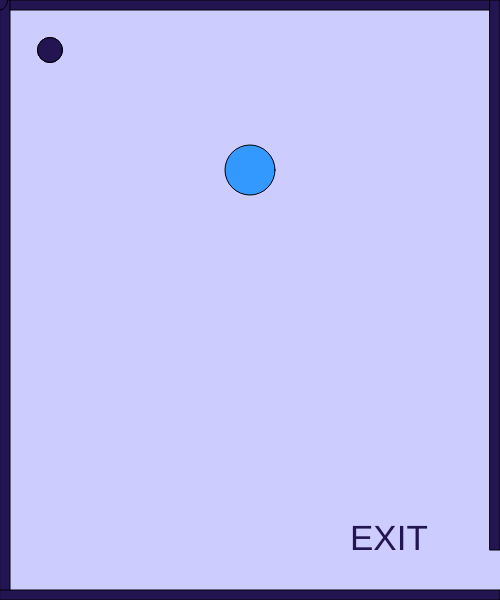
Frame 1 (no input)
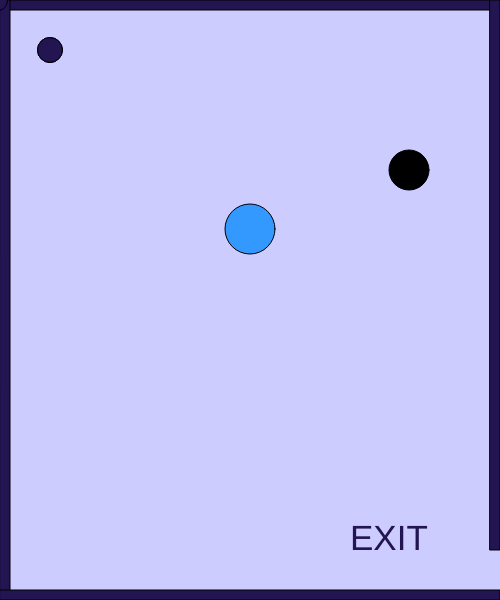
Frame 60 (no input)
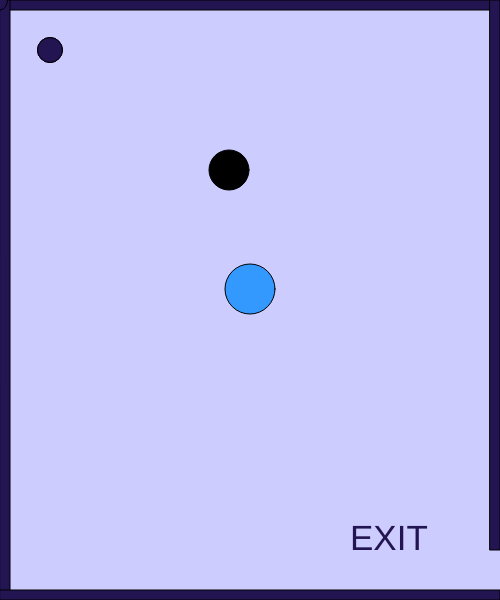
Frame 120 (the mouse pressed at the canvas centre since frame 60)

The p5.js sketch that drew these frames (run headless with seeded random() and noise() and a simulated clock; from frame 60 on, the mouse is pressed at the canvas centre):

// p5.js sketch
// ── sketch.js
 var x = 50;
    var y = 50;
    var diameter = 25;
    var mousex = 0;
    var mousey = 0;

//enemy

    var headX = 250;
    var headY = 170;
    var headDirection = 3;

//enemy 2

    var enemyX = 250
    var enemyY = 170
    var enemyDirection = 1

    function setup() 
    {
      createCanvas(500, 600);
    }



    function draw() 
    {
      background(204,204,255);
      fill(35, 21, 81);
      circle(x, y, diameter);
      
       //head
      fill(0);
      ellipse(headX,headY,40)
      headX+=headDirection
  if(headX >= 418 || headX <= 82)
    {
        headDirection *= -1;
    }
      
      //enemy 2
    fill(51,153,255);
    circle(enemyX,enemyY,50);
    enemyY += enemyDirection;
    if(enemyY <= 100 || enemyY >= 400 )
    {
      enemyDirection *= -1
    }
      
      createCharacter()
      
      
       //border
      
    rect(0,0,width,10);

    rect(0,0,10,height);
    
    rect(0, height-10,width, 10);
   
    rect(width-10,0,10,height-50);
      
    // exit message
    textSize(35);
    text("EXIT", width-150,height-50)
    

      if (keyIsDown(83)) 
      {
        y += 10;
      } 
      else if (keyIsDown(87)) 
      {
        y -= 10;
      }

      if (y >= 600) 
      {
        y = 50;
      }
      ellipse(mousex, mousey, 15, 20)
     
    }

   
    function keyPressed() 
    {
      if (key == 'd') 
      {
        x += 10;
      } 
      else if (key == 'a') 
      {
        x -= 10;
      }
    }

    function mouseClicked() 
    {  
      mousex = mouseX;
      mousey = mouseY;
    
    }


//functions

  function createCharacter()
{
  fill(35, 21, 81);
      circle(x, y, diameter);
}
